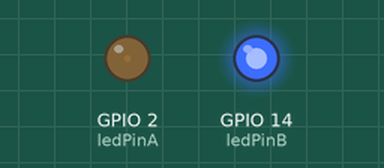
This sketch was run on a simulated ESP32. Shown: output pins drawn as LEDs (lit = HIGH).

Above: at 0.05 s.
At 2.15 s:
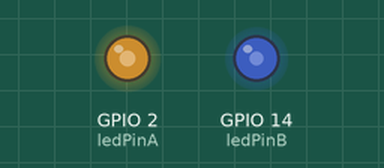
At 3.45 s:
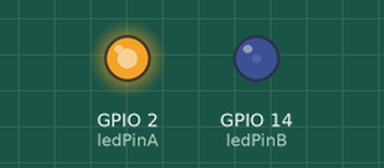
At 6.9 s:
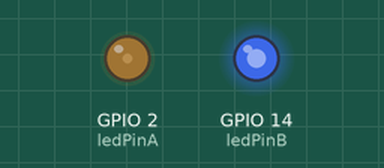
Timing chart, 0 to 10.0 s (numbered marks = the images above):
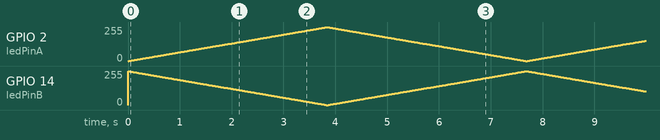

The sketch:

ex06.ino
```cpp
// ex06 双通道反相PWM警灯
const int ledPinA = 2;
const int ledPinB = 14;
const int freq = 5000;
const int resolution = 8;

void setup() {
  Serial.begin(115200);

  ledcAttach(ledPinA, freq, resolution);
  ledcAttach(ledPinB, freq, resolution);

}

void loop() {
  // 灯A从0→255变亮，灯B同步从255→0变暗d
  for(int dutyCycle = 0; dutyCycle <= 255; dutyCycle++){
    int brightnessB = 255 - dutyCycle;
    ledcWrite(ledPinA, dutyCycle);
    ledcWrite(ledPinB, brightnessB);
    delay(15);
  }

  // 反向循环，让灯A从255→0变暗，灯B从0→255变亮
  for(int dutyCycle = 255; dutyCycle >= 0; dutyCycle--){
    int brightnessB = 255 - dutyCycle;
    ledcWrite(ledPinA, dutyCycle);
    ledcWrite(ledPinB, brightnessB);
    delay(15);
  }
}
```
